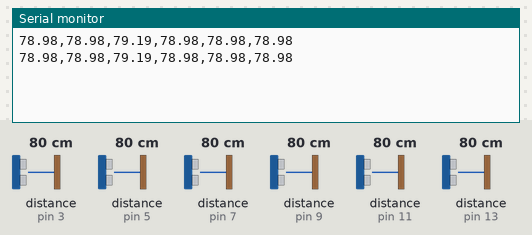
Bench run of a sketch on a simulated Arduino Uno, built with avr-gcc and run on an emulated ATmega328P. Parts: the last lines printed to the serial monitor. Wiring (inferred from the names in the program): 6 × ultrasonic range finder: trigger pin 2, echo pin 3 / trigger pin 4, echo pin 5 / trigger pin 6, echo pin 7 / trigger pin 8, echo pin 9 / trigger pin 10, echo pin 11 / trigger pin 12, echo pin 13. Inputs (shaded band) come from the test bench; at power-on: distance to the obstacle (sensors on pin 3, pin 5, pin 7, pin 9, pin 11, pin 13) 80 cm. The echo pulse lasts 58.3 µs per cm.

Above: at 1.8 s.
1.9 s: distance to the obstacle (sensor on pin 3) set to 2 cm
At 2.6 s:
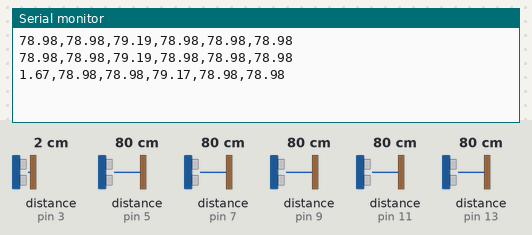
3.4 s: distance to the obstacle (sensor on pin 5) set to 2 cm
At 4.7 s:
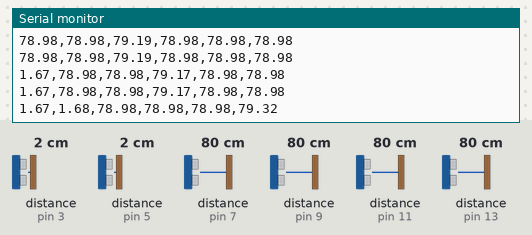
4.9 s: distance to the obstacle (sensor on pin 7) set to 2 cm
At 5.5 s:
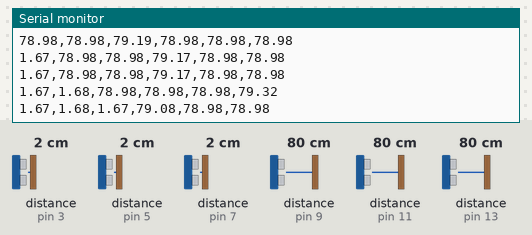
6.4 s: distance to the obstacle (sensor on pin 9) set to 2 cm
At 7.7 s:
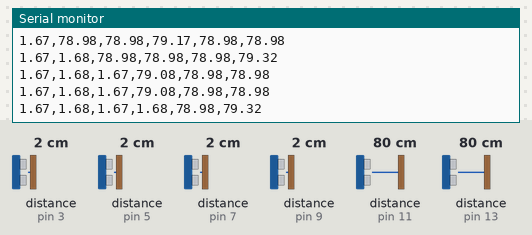
7.9 s: distance to the obstacle (sensor on pin 11) set to 2 cm
At 8.5 s:
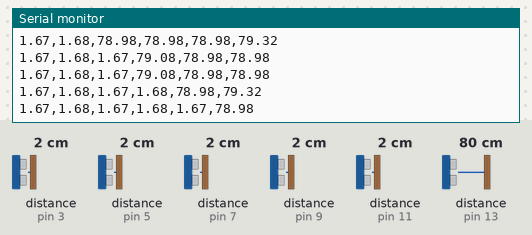
9.4 s: distance to the obstacle (sensor on pin 13) set to 2 cm
At 10.8 s:
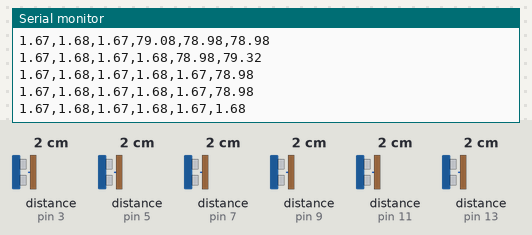
Timing chart, 0 to 11.9 s (numbered marks = the images above; inputs shaded):
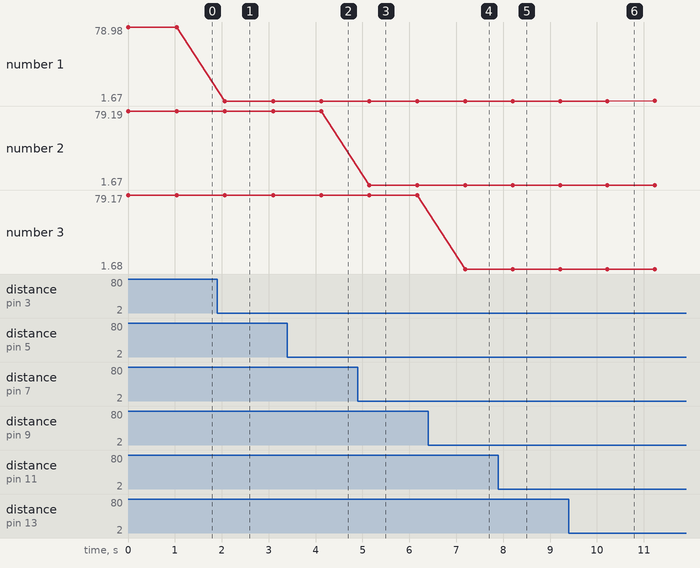

The sketch:

Main.ino
```cpp
const int triggerPins[6] = {2, 4, 6, 8, 10, 12};
const int echoPins[6] = {3, 5, 7, 9, 11, 13};
float tempDistance;

void setup() {
    Serial.begin(9600);
    for(int i = 0; i < 6; i++) {
        pinMode(triggerPins[i], OUTPUT);
        pinMode(echoPins[i], INPUT);
    }
}

float getDistance(int triggerPin, int echoPin) {
    digitalWrite(triggerPin, LOW);
    delayMicroseconds(2);
    digitalWrite(triggerPin, HIGH);
    delayMicroseconds(10);
    digitalWrite(triggerPin, LOW);
    float duration = pulseIn(echoPin, HIGH);
    return (duration*(0.034/2));
}

void loop() {
    for(int i = 0; i < 6; i++) {
        tempDistance = getDistance(triggerPins[i], echoPins[i]);
        if(i < 5) {
            Serial.print(tempDistance, 2);
            Serial.print(",");
        } else {
            Serial.println(tempDistance, 2);
        }
    }
    delay(1000);
}
```

Measured:
- after the input at 1.9 s, the serial monitor: prints a new line after 0.17 s (image 1)
- after the input at 3.4 s, the serial monitor: prints a new line after 0.73 s (image 2)
- after the input at 4.9 s, the serial monitor: prints a new line after 0.25 s (image 3)
- after the input at 6.4 s, the serial monitor: prints a new line after 0.79 s (image 4)
- after the input at 7.9 s, the serial monitor: prints a new line after 0.30 s (image 5)
- after the input at 9.4 s, the serial monitor: prints a new line after 0.82 s (image 6)
- plotted number 1: 78.98 → 1.67 after the input at 1.9 s
- plotted number 3: 78.98 → 79.17 after the input at 1.9 s, 78.98 → 79.08 after the input at 4.9 s
